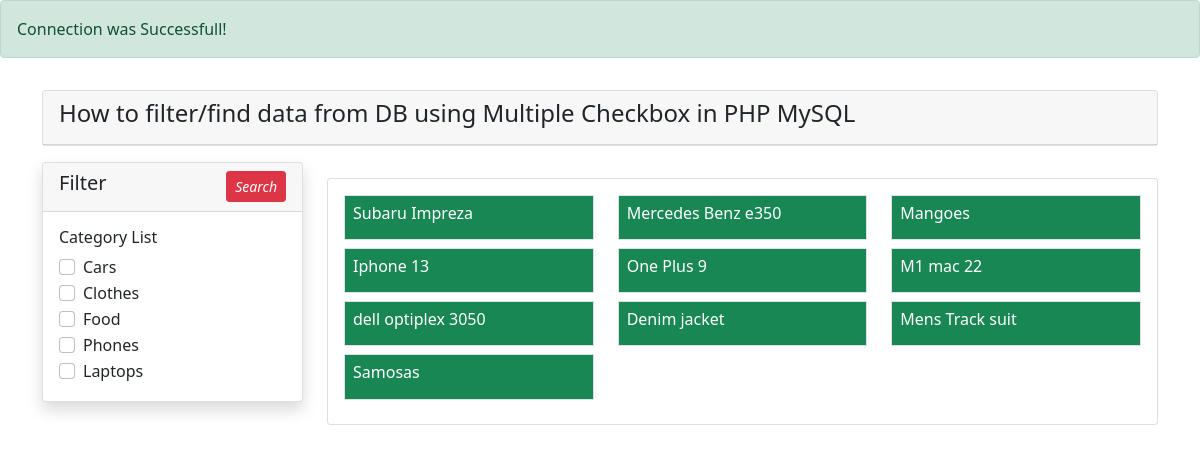
The page / on the database its author committed.
### tables this page shows
CREATE TABLE `category` (
  `category_id` int(11) NOT NULL,
  `category_name` varchar(100) NOT NULL
);

CREATE TABLE `products` (
  `product_id` int(11) NOT NULL,
  `product_name` varchar(50) NOT NULL,
  `category_id` int(11) NOT NULL,
  `quantity` int(10) NOT NULL
);

### index.php (the view, shortened to what this page needs)
<?php include 'header.php'; ?>
<?php include 'connect.php'; ?>
<div class="container">
    <div class="row">
        <div class="col-md-12">
            <div class="card mt-3">
                <div class="card-header">
                    <h4>How to filter/find data from DB using Multiple Checkbox in PHP MySQL</h4>
                </div>
            </div>
        </div>
        <div class="col-md-3">
            <form action="" method="GET">
            <div class="card shadow mt-3">
                <div class="card-header">
                    <h5>Filter
                        <button type="submit" class="btn btn-danger btn-sm float-end">
                            <i class="fa fa-plus">Search</i>
                    </h5>
                </div>
                <div class="card-body">
                    <h6>Category List</h6>
                    <?php
                    $category_query = 'SELECT * FROM category';
                    $category_result = mysqli_query($conn, $category_query);
                    if (mysqli_num_rows($category_result) > 0) {
                        foreach ($category_result as $category) {
                            $checked = [];
                            ?>
                            <div class="form-check">
                                 <input class="form-check-input" type="checkbox" name="category[]" value="<?php echo $category[
                                     'category_id'
                                 ]; ?>" <?php if (
    in_array($category['category_id'], $checked)
) {
    echo 'checked';
} ?>>
                                 <label class="form-check-label"><?php echo $category[
                                     'category_name'
                                 ]; ?></label>
                            </div>
                    <?php
                        }
                    } else {
                        echo 'No Category Found';
                    }
                    ?>
                </div>
            </div>
            </form>
        </div>
        <div class="col-md-9 mt-3">
            <div class="card mt-3">
                <div class="card-body row">
                    <?php
                    if(isset($_GET['category']))
                    {
                        $categorychecked =[];
                        $categorychecked = $_GET['category'];
                        foreach($categorychecked as $rowcategory) {
                            $products = 'SELECT * FROM products WHERE category_id = '.$rowcategory;
                            $products_result = mysqli_query($conn, $products);
                            if (mysqli_num_rows($products_result) > 0) {
                                foreach ($products_result as $product): ?>
                                        <div class="col-md-4">
                                                    <div class="border px-4 py-2 mb-2 bg-success text-white">
                                                    <h6><?= $product[
                                                        'product_name'
                                                    ] ?></h6>
                                            </div>
                                        </div>
                                    <?php endforeach;
                            } else {
                                echo 'No Product Found in this Category '.$rowcategory.'';
                            }
                        }
                    } else {
                        $products = 'SELECT * FROM products';
                        $products_result = mysqli_query($conn, $products);
                        if (mysqli_num_rows($products_result) > 0) {
                            foreach ($products_result as $product): ?>
                                    <div class="col-md-4">
                                                <div class="border px-2 py-2 mb-2 bg-success text-white">
                                                <h6><?= $product[
                                                    'product_name'
                                                ] ?></h6>
                                        </div>
                                    </div>
                                <?php endforeach;
                        } else {
                            echo 'No Product Found';
                        }
                    }
                    ?>
                </div>
            </div>
        </div>
    </div>
</div>
<?php include 'footer.php'; ?>

### header.php (shortened to what this page needs)
<!doctype html>
<html lang="en">
  <head>
    <link href="https://cdn.jsdelivr.net/npm/bootstrap@5.1.3/dist/css/bootstrap.min.css" rel="stylesheet">
  </head>
  <body>

### connect.php
<?php
$servername = "localhost";
$username = "root";
$password = "";
$dbname = "laravel";
$conn = new mysqli($servername, $username, $password, $dbname);
if ($conn->connect_error) {
    die("Connection failed: " . $conn->connect_error);
} else {
    echo "<div class='alert alert-success' role='alert'>Connection was Successfull!</div>";
}
?>

### footer.php (shortened to what this page needs)
  </body>
</html>

### rows shown on the page
category: category_name "Cars"
category: category_name "Clothes"
category: category_name "Food"
category: category_name "Phones"
category: category_name "Laptops"
products: product_name "Subaru Impreza"
products: product_name "Mercedes Benz e350"
products: product_name "Mangoes"
products: product_name "Iphone 13"
products: product_name "One Plus 9"
products: product_name "M1 mac 22"
products: product_name "dell optiplex 3050"
products: product_name "Denim jacket"
products: product_name "Mens Track suit"
products: product_name "Samosas"
